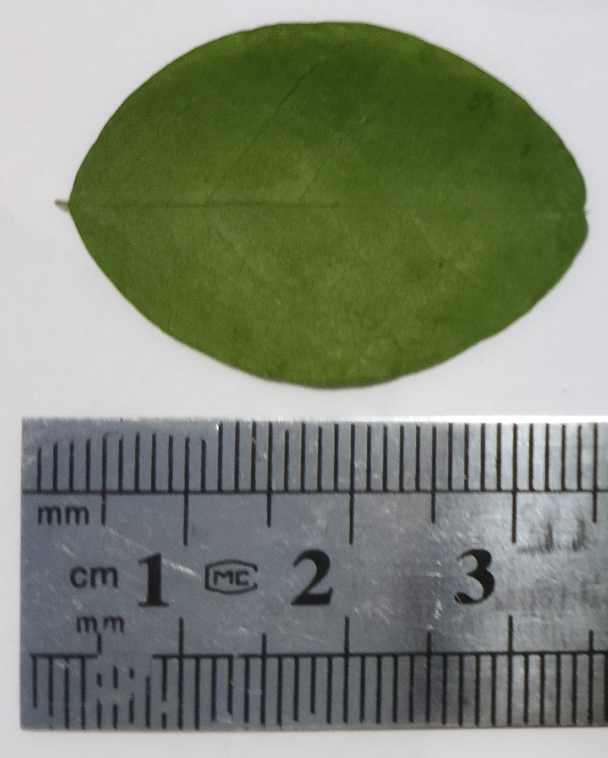
#> input picture data/raw/leaf2.jpg, 1215 x 1516 px, found by its file name (shown at 1/2 size)
$ python image_basics.py
#> lines starting #> are read from the running program, lines starting #| are printed output that depends on the picture; after the words box and inside, x2 and y2 are one past the last pixel; in counts of white or black regions, pixels touching at a corner belong together
#day2
#part2
import cv2
import matplotlib.pyplot as plt
import numpy as np

#Load an image
image_path = 'data/raw/leaf2.jpg'
image = cv2.imread(image_path)
#> image is the input picture: shape (1516, 1215, 3); mean B, G, R 117.9, 134.5, 127.1

#Check if image loaded successfully
if image is None:
    print(f"❌ Error: Could not load {image_path}")
    print("Make sure file exists!")
else:
    print(f"✅ Image uploaded successfully!")
    print(f"Shape: {image.shape}")
#| Shape: (1516, 1215, 3)
    print(f"Height: {image.shape[0]} pixels")
#| Height: 1516 pixels
    print(f"Width: {image.shape[1]} pixels")
#| Width: 1215 pixels
    print(f"Channels: {image.shape[2]}")
#| Channels: 3
    print(f"Data type: {image.dtype}")
#| Data type: uint8
    print(f"Size: {image.size} total values")
#| Size: 5525820 total values

#Display image using matplotlib (converts BGR to RGB)
plt.figure(figsize=(10, 8))
plt.imshow(cv2.cvtColor(image, cv2.COLOR_BGR2RGB))
plt.title('Original Leaf Image')
plt.axis('off')
plt.tight_layout()
plt.savefig('results/01_original_image.png')
plt.show()

#part3
#Convert to different color spaces
gray = cv2.cvtColor(image, cv2.COLOR_BGR2GRAY)
hsv = cv2.cvtColor(image, cv2.COLOR_BGR2HSV)
#> hsv: shape (1516, 1215, 3); mean H, S, V 84.2, 61.1, 137.2
rgb = cv2.cvtColor(image, cv2.COLOR_BGR2RGB)

#Display all versions
fig, axes = plt.subplots(2, 2, figsize=(12, 10))
axes[0, 0].imshow(rgb)
axes[0, 0].set_title('Original_(RGB)')
axes[0, 0].axis('off')

axes[0, 1].imshow(gray, cmap='gray')
axes[0, 1].set_title('Grayscale')
axes[0, 1].axis('off')

axes[1, 0].imshow(hsv)
axes[1, 0].set_title('HSV Color Space')
axes[1, 0].axis('off')

#Show individual RGB channels
red_channel = image[:, :, 2]
axes[1, 1].imshow(red_channel, cmap='Reds')
axes[1, 1].set_title('Red Channel Only')
axes[1, 1].axis('off')

plt.tight_layout()
plt.savefig('results/02_color_conversion.png', dpi=150)
plt.show()


#part4
#Load multiple images
images = []
for i in range(1, 4):
    img = cv2.imread(f'data/raw/leaf{i}.jpg')
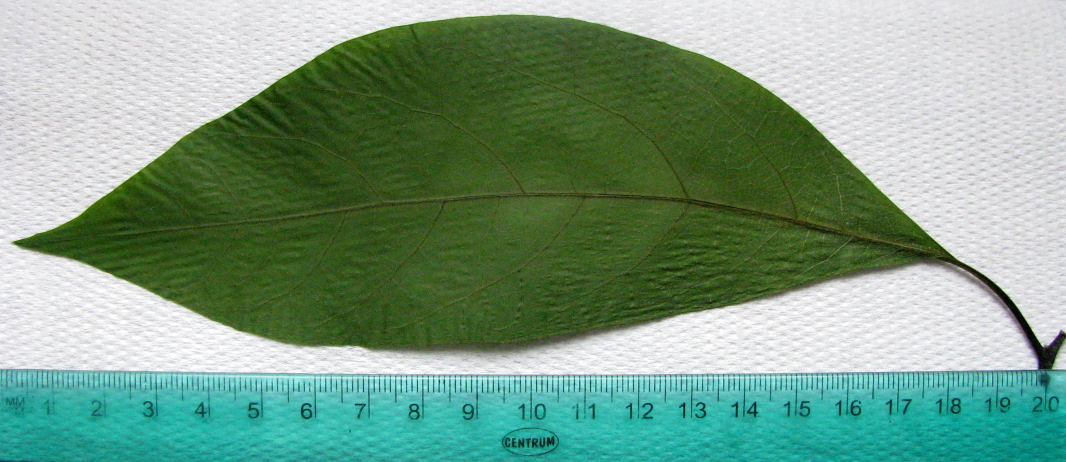
#> input picture data/raw/leaf1.jpg, 3198 x 1386 px, found by its file name (shown at 1/3 size)
#> img is the input picture: shape (1386, 3198, 3); mean B, G, R 134.9, 157.8, 124.3
    if img is not None:
        images.append(cv2.cvtColor(img, cv2.COLOR_BGR2RGB))

#Display in grid
fig, axes = plt.subplots(1, 3, figsize=(15, 5))
for idx, img in enumerate(images):
    axes[idx].imshow(img)
    axes[idx].set_title(f'Leaf {idx+1}')
    axes[idx].axis('off')
#> this loop made 3 passes

plt.tight_layout()
plt.savefig('results/03_multiple_images.png', dpi=150)
plt.show()


#part5
#Load image
image = cv2.imread('data/raw/Leaf2.jpg')
rgb = cv2.cvtColor(image, cv2.COLOR_BGR2RGB)

#Resize to specific dimensions
resized_small = cv2.resize(rgb, (300, 300))
resized_large = cv2.resize(rgb, (800, 800))

#Resize by percentage
width, height = rgb.shape[1], rgb.shape[0]
#> width = 1215; height = 1516
resized_half = cv2.resize(rgb, (width//2, height//2))

#Crop a region 0% (top-left to bottom-right)
cropped = rgb[0:height, 0:width]

#Display results
fig, axes = plt.subplots(2, 3, figsize=(15, 10))
axes[0, 0].imshow(rgb)
axes[0, 0].set_title(f'Original {width}x{height}')
axes[0, 0].axis('off')

axes[0, 1].imshow(resized_small)
axes[0, 1].set_title('Resized 300x300')
axes[0, 1].axis('off')

axes[0, 2].imshow(resized_large)
axes[0, 2].set_title('Resized 800x800')
axes[0, 2].axis('off')

axes[1, 0].imshow(resized_half)
axes[1, 0].set_title('50% Size')
axes[1, 0].axis('off')

axes[1, 1].imshow(cropped)
axes[1, 1].set_title('Cropped Region')
axes[1, 1].axis('off')

axes[1, 2].axis('off')
plt.tight_layout()
plt.savefig('results/04_resize_crop.png', dpi=150)
plt.show()


#part 6
#Rotation n Flipping
height, width = rgb.shape[:2]
center = (width // 2, height // 2)
#> center = (607, 758)

#rotate 45 degrees
rotation_matrix = cv2.getRotationMatrix2D(center, 45, 1.0)
rotated_45 = cv2.warpAffine(rgb, rotation_matrix, (width, height))

#rotate 90 degrees
rotated_90 = cv2.rotate(rgb, cv2.ROTATE_90_CLOCKWISE)

#flipping
flipped_horizontal = cv2.flip(rgb, 1)
flipped_vertical = cv2.flip(rgb, 0)
flipped_both = cv2.flip(rgb, -1)
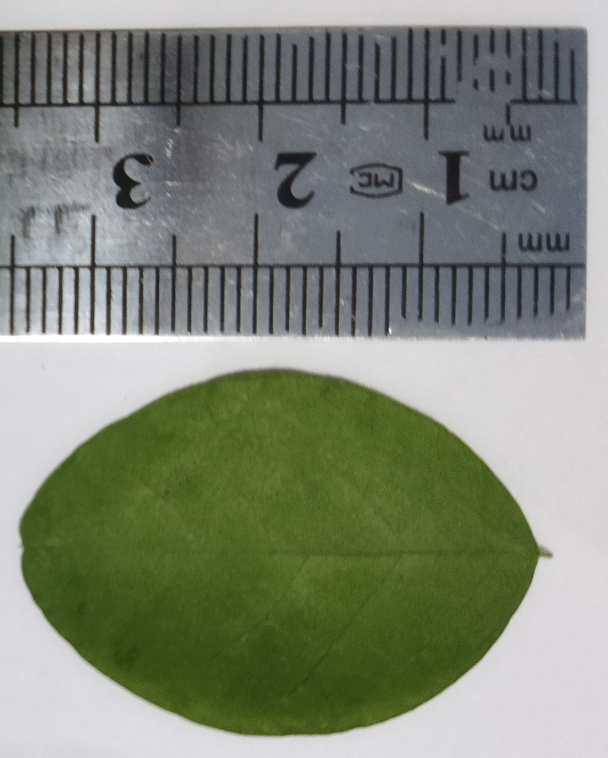
#> flipped_both: shape (1516, 1215, 3) (shown at 1/2 size); mean R, G, B 127.1, 134.5, 117.9

#Display results
fig, axes = plt.subplots(2, 3, figsize=(15, 10))
axes[0, 0].imshow(rgb)
axes[0, 0].set_title('Original')
axes[0, 0].axis('off')

axes[0, 1].imshow(rotated_45)
axes[0, 1].set_title('Rotated 45°')
axes[0, 1].axis('off')

axes[0, 2].imshow(rotated_90)
axes[0, 2].set_title('Rotated 90°')
axes[0, 2].axis('off')

axes[1, 0].imshow(flipped_horizontal)
axes[1, 0].set_title('Flipped Horizontal')
axes[1, 0].axis('off')

axes[1, 1].imshow(flipped_vertical)
axes[1, 1].set_title('Flipped Vertical')
axes[1, 1].axis('off')

axes[1, 2].imshow(flipped_both)
axes[1, 2].set_title('Flipped Both')
axes[1, 2].axis('off')

plt.tight_layout()
plt.savefig('results/05_rotations_flipping.png', dpi=150)
plt.show()


#part 7
#Adjust brightness and contrast
brightened = cv2.convertScaleAbs(rgb, alpha=1.2, beta=50)
darkened = cv2.convertScaleAbs(rgb, alpha=1.0, beta=-50)
high_contrast = cv2.convertScaleAbs(rgb, alpha=1.5, beta=0)
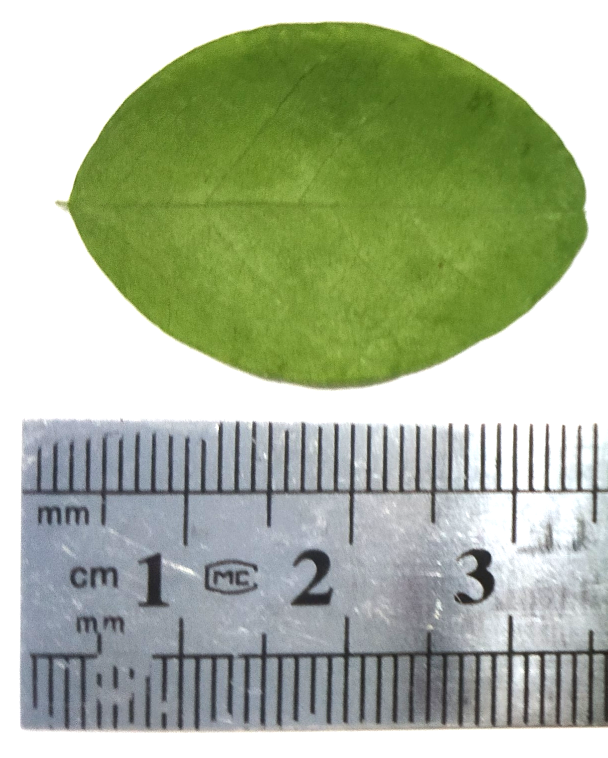
#> high_contrast: shape (1516, 1215, 3) (shown at 1/2 size); mean R, G, B 170.3, 181.7, 155.9
low_contrast = cv2.convertScaleAbs(rgb, alpha=0.5, beta=0)
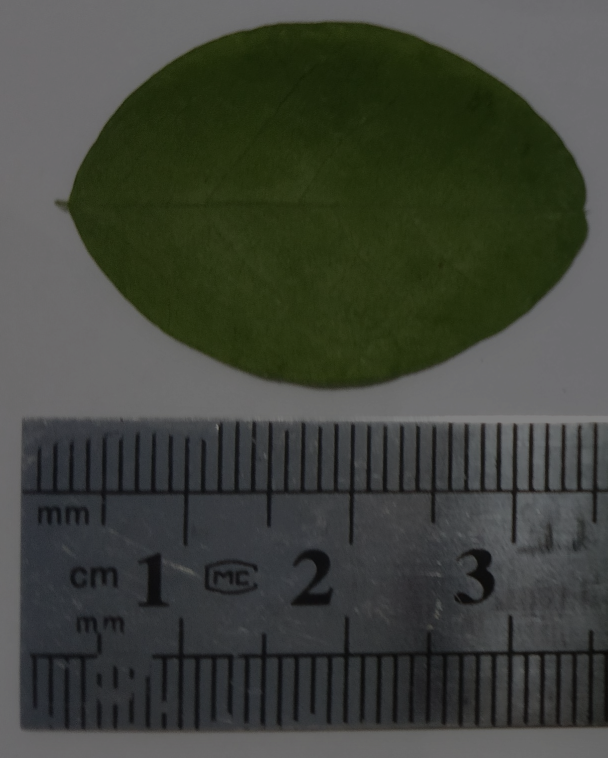
#> low_contrast: shape (1516, 1215, 3) (shown at 1/2 size); mean R, G, B 63.5, 67.2, 58.9
adjusted = cv2.convertScaleAbs(rgb, alpha=1.3, beta=30)

#Display results
fig, axes = plt.subplots(2, 3, figsize=(15, 10))
axes[0, 0].imshow(rgb)
axes[0, 0].set_title('Original')
axes[0, 0].axis('off')

axes[0, 1].imshow(brightened)
axes[0, 1].set_title('Brighter (+50)')
axes[0, 1].axis('off')

axes[0, 2].imshow(darkened)
axes[0, 2].set_title('Darker (-50)')
axes[0, 2].axis('off')

axes[1, 0].imshow(high_contrast)
axes[1, 0].set_title('High Contrast (x1.5)')
axes[1, 0].axis('off')

axes[1, 1].imshow(low_contrast)
axes[1, 1].set_title('Low Contrast (x0.5)')
axes[1, 1].axis('off')

axes[1, 2].imshow(adjusted)
axes[1, 2].set_title('Adjusted (x1.3, +30)')
axes[1, 2].axis('off')

plt.tight_layout()
plt.savefig('results/06_brightness_contrast.png', dpi=150)
plt.show()


#part 8
#Universal color detection

#Conver BGR image to Lab color space
lab = cv2.cvtColor(image, cv2.COLOR_BGR2Lab)
#> lab: shape (1516, 1215, 3); mean of channels 0, 1, 2 138.7, 122.4, 136.4
l, a, b = cv2.split(lab)
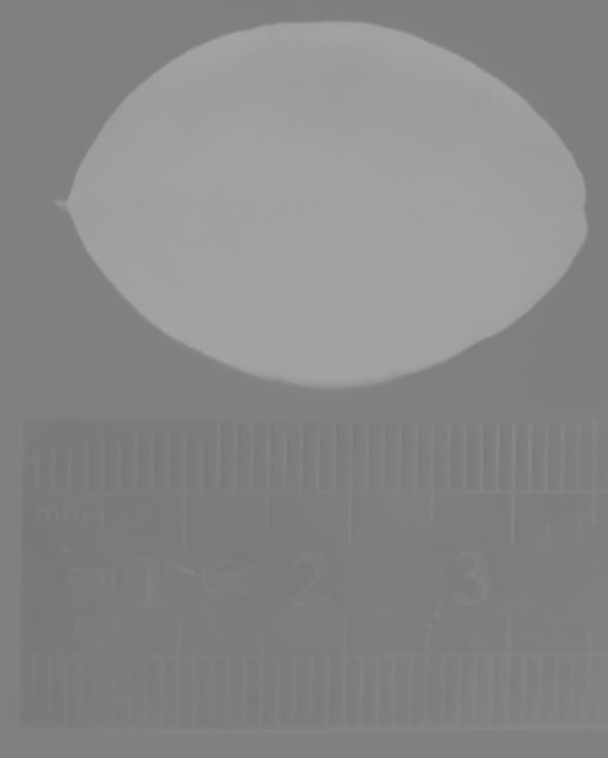
#> b: shape (1516, 1215) (shown at 1/2 size); min 118, max 166, mean 136.4

#'a' channel for green-red leaf
#Replacing old gray verision
_, thresh_otsu = cv2.threshold(a, 0, 255, cv2.THRESH_BINARY_INV + cv2.THRESH_OTSU)
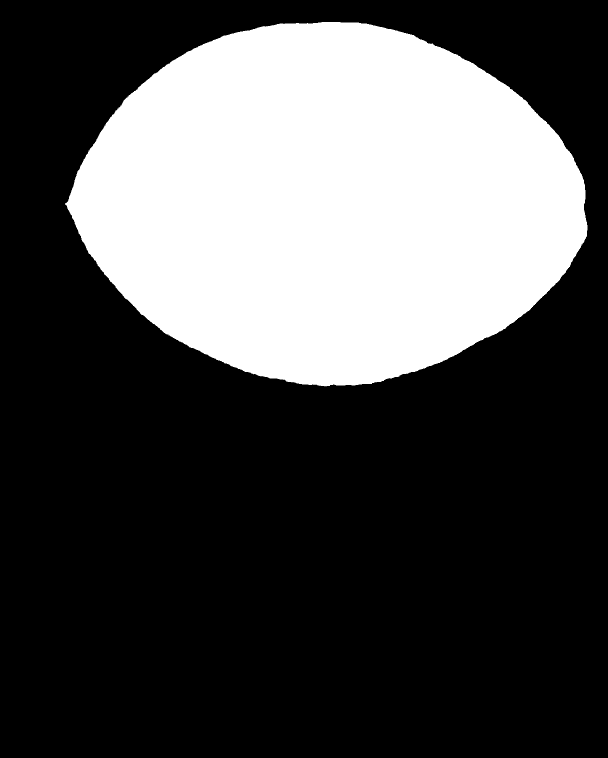
#> thresh_otsu: shape (1516, 1215) (shown at 1/2 size); 30.6% white; 1 white region, box (x1, y1, x2, y2) and area: (130, 44, 1175, 773) 563882

#Safety check: leaf is white (255), background is black (0)
if np.mean(thresh_otsu) > 127:
    thresh_otsu = cv2.bitwise_not(thresh_otsu)

#(optional) keep other thresholds for comparison
_, thresh_binary_inv = cv2.threshold(a, 127, 255, cv2.THRESH_BINARY_INV)
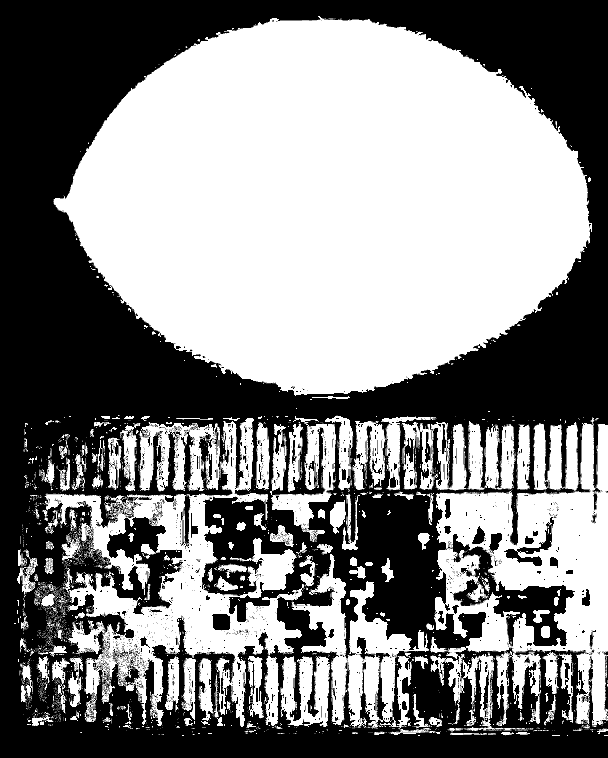
#> thresh_binary_inv: shape (1516, 1215) (shown at 1/2 size); 52.1% white; 2651 black regions (2499 under 20 px), largest, box (x1, y1, x2, y2) and area: (0, 0, 1215, 1516) 842442, (894, 1068, 1150, 1293) 16037, (1008, 1034, 1108, 1132) 2162

#Display results
fig, axes = plt.subplots(1, 3, figsize=(15, 5))

#Original image
axes[0].imshow(cv2.cvtColor(image, cv2.COLOR_BGR2RGB))
axes[0].set_title('Original')

#Manual Threshold (Binary INV)
axes[1].imshow(thresh_binary_inv, cmap='gray')
axes[1].set_title('Manual (127)')

# Otsu's Threshold
axes[2].imshow(thresh_otsu, cmap='gray')
axes[2].set_title("Otsu's Method")

for ax in axes:
    ax.axis('off')
plt.tight_layout()
plt.savefig('results/07_thresholding.png', dpi=150)
plt.show()


'''
#Previous code, dont run
#Convert to grayscale first
gray = cv2.cvtColor(image, cv2.COLOR_BGR2GRAY)

#simple threshold
_, thresh_binary = cv2.threshold(gray, 127, 355, cv2.THRESH_BINARY)
_, thresh_binary_inv = cv2.threshold(gray, 127, 255, cv2.THRESH_BINARY_INV)

#Adaptive threshold
thresh_adaptive_mean = cv2.adaptiveThreshold(gray, 255, cv2.ADAPTIVE_THRESH_GAUSSIAN_C, cv2.THRESH_BINARY, 11, 2)

#Otsu's method (automatic threshold selection)
_, thresh_otsu = cv2.threshold(gray, 0, 255, cv2.THRESH_BINARY + cv2.THRESH_OTSU)

#Display results
fig, axes = plt.subplots(2, 3, figsize=(15, 10))
axes[0, 0].imshow(gray, cmap='gray')
axes[0, 0].set_title('Original Grayscale')
axes[0, 0].axis('off')

axes[0, 1].imshow(thresh_binary, cmap='gray')
axes[0, 1].set_title('Binary Thershold (127)')
axes[0, 1].axis('off')

axes[0, 2].imshow(thresh_binary_inv, cmap='gray')
axes[0, 2].set_title('Binary Inverse')
axes[0, 2].axis('off')

axes[1, 0].imshow(thresh_adaptive_mean, cmap='gray')
axes[1, 0].set_title("Adaptive Threshold")
axes[1, 0].axis('off')

axes[1, 1].imshow(thresh_otsu, cmap='gray')
axes[1, 1].set_title("Otsu's Threshold")
axes[1, 1].axis('off')

axes[1, 2].axis('off')
plt.tight_layout()
plt.savefig('results/07_thresholding.png', dpi=150)
plt.show()
print(f'✅ All images saved to results/ folder!.')
'''
